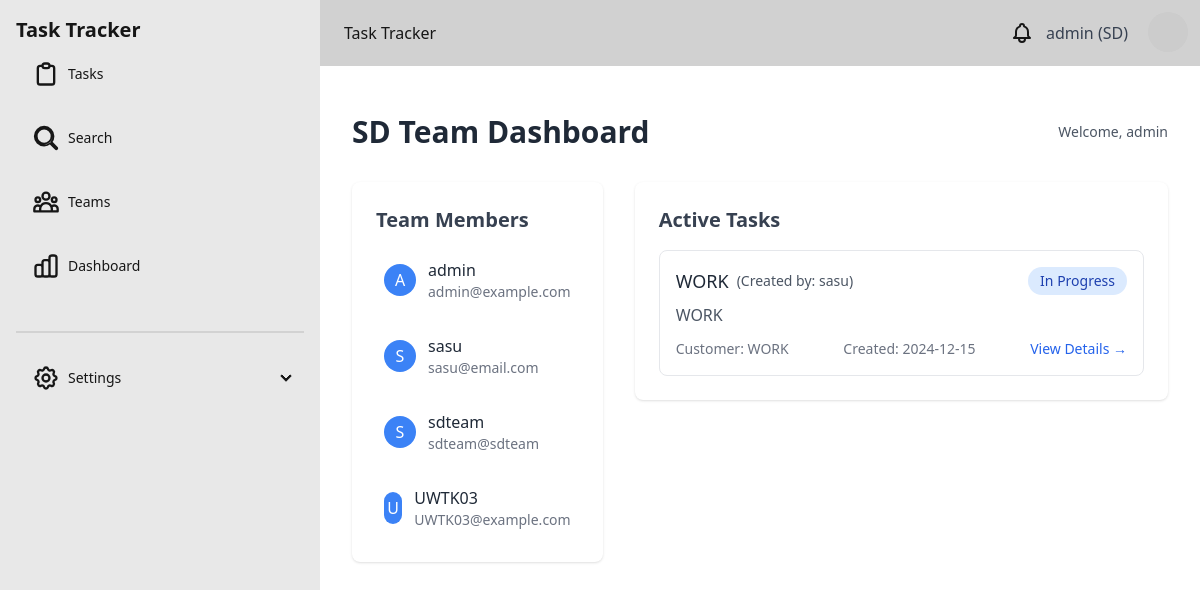
/team (signed in), run on the app's committed database.
### models.py (models this page shows)
class User(db.Model, UserMixin):
    id = db.Column(db.Integer, primary_key=True)
    username = db.Column(db.String(80), unique=True, nullable=False)
    password = db.Column(db.String(200), nullable=False)
    email = db.Column(db.String(120), unique=True, nullable=False)
    team_id = db.Column(db.Integer, db.ForeignKey('team.id'), nullable=False)
    is_admin = db.Column(db.Boolean, default=False)
    created_migrations = db.relationship('Migration', backref='creator', lazy=True,
                                      foreign_keys='Migration.created_by')
    assigned_migrations = db.relationship('Migration', backref='assignee', lazy=True,
                                       foreign_keys='Migration.assigned_to')

class Team(db.Model):
    id = db.Column(db.Integer, primary_key=True)
    name = db.Column(db.String(50), unique=True, nullable=False)  # SD, SA, NS
    users = db.relationship('User', backref='team', lazy=True)

class Migration(db.Model):
    id = db.Column(db.Integer, primary_key=True)
    title = db.Column(db.String(200), nullable=False)
    description = db.Column(db.Text, nullable=False)
    customer_name = db.Column(db.String(100), nullable=False)
    customer_contact = db.Column(db.String(200))
    status = db.Column(db.String(50), nullable=False, default='waiting')  # waiting, acknowledged, in_progress, completed
    created_at = db.Column(db.DateTime, nullable=False, default=datetime.utcnow)
    updated_at = db.Column(db.DateTime, onupdate=datetime.utcnow)
    created_by = db.Column(db.Integer, db.ForeignKey('user.id'), nullable=False)
    assigned_to = db.Column(db.Integer, db.ForeignKey('user.id'))
    acknowledged_at = db.Column(db.DateTime)
    completed_at = db.Column(db.DateTime)
    files = db.relationship('MigrationFile', backref='migration', lazy=True)
    scheduled_date = db.Column(db.DateTime, nullable=True)

### app.py (the view)
@app.route('/team')
@login_required
def team_page():
    if current_user.team.name == 'SA' or current_user.team.name == 'SD':
        team_members = User.query.filter_by(team_id=current_user.team_id).all()
        migrations = Migration.query.filter_by(status='in_progress').all()
        return render_template('task/team.html', team_members=team_members, migrations=migrations,User=User)
    else:
        flash('Access denied. Only SA team members can view this page.', 'error')
        return redirect(url_for('index'))

### app.py (called while the page is built)
@login_manager.user_loader
def load_user(user_id):
    return User.query.get(int(user_id))

### templates/task/team.html (shortened to what this page needs)
{% extends "base.html" %}
{% block content %}
<div class="container mx-auto px-4 py-8">
    <div class="flex justify-between items-center mb-8">
        <h1 class="text-3xl font-bold text-gray-800">
            {% if current_user.team.name == 'SA' %}
                SA Team Dashboard
            {% else %}
                SD Team Dashboard
            {% endif %}
        </h1>
        <div class="text-sm text-gray-600">
            Welcome, {{ current_user.username }}
        </div>
    </div>
    <div class="grid grid-cols-1 lg:grid-cols-3 gap-8">
        <div class="lg:col-span-1">
            <div class="bg-white rounded-lg shadow p-6">
                <h2 class="text-xl font-semibold mb-4 text-gray-700">Team Members</h2>
                <div class="space-y-4">
                    {% for member in team_members %}
                    {% if member.team_id == current_user.team_id %}
                    <div class="flex items-center space-x-3 p-2 hover:bg-gray-50 rounded">
                        <div class="w-8 h-8 bg-blue-500 rounded-full flex items-center justify-center">
                            <span class="text-white font-medium">{{ member.username[0].upper() }}</span>
                        </div>
                        <div>
                            <p class="font-medium text-gray-800">{{ member.username }}</p>
                            <p class="text-sm text-gray-500">{{ member.email }}</p>
                        </div>
                    </div>
                    {% endif %}
                    {% endfor %}
                </div>
            </div>
        </div>
        <div class="lg:col-span-2">
            <div class="bg-white rounded-lg shadow">
                <div class="p-6">
                    <h2 class="text-xl font-semibold mb-4 text-gray-700">Active Tasks</h2>
                    {% if migrations %}
                    <div class="space-y-4">
                        {% for migration in migrations %}
                        {% if migration.status not in ['rollback', 'completed'] %}
                            {% if (current_user.team.name == 'SA' ) or
                                  (current_user.team.name == 'SD' ) %}
                            <div class="border rounded-lg p-4 hover:shadow-md transition-shadow">
                                <div class="flex justify-between items-start mb-2">
                                    <div class="flex items-center space-x-2">
                                        <h3 class="text-lg font-medium text-gray-800">{{ migration.title }}</h3>
                                        {% if current_user.team.name == 'SD' %}
                                            <span class="text-sm text-gray-600">
                                                (Created by: {{ migration.creator.username }})
                                            </span>
                                        {% endif %}
                                    </div>
                                    <span class="px-3 py-1 rounded-full text-sm
                                        {% if migration.status == 'waiting' %}
                                            bg-yellow-100 text-yellow-800
                                        {% elif migration.status == 'in_progress' %}
                                            bg-blue-100 text-blue-800
                                        {% elif migration.status == 'acknowledged' %}
                                            bg-green-100 text-green-800
                                        {% endif %}">
                                        {{ migration.status.replace('_', ' ').title() }}
                                    </span>
                                </div>
                                <p class="text-gray-600 mb-3">{{ migration.description }}</p>
                                <div class="flex justify-between items-center text-sm text-gray-500">
                                    <div>
                                        Customer: {{ migration.customer_name }}
                                    </div>
                                    <div>
                                        Created: {{ migration.created_at.strftime('%Y-%m-%d') }}
                                    </div>
                                    <a href="{{ url_for('view_migration', id=migration.id) }}"
                                       class="text-blue-600 hover:text-blue-800">
                                        View Details →
                                    </a>
                                </div>
                            </div>
                            {% endif %}
                        {% endif %}
                        {% endfor %}
                    </div>
                    {% else %}
                    <div class="text-center py-8 text-gray-500">
                        <p>No active tasks at the moment.</p>
                    </div>
                    {% endif %}
                </div>
            </div>
        </div>
    </div>
</div>
{% endblock %}

### templates/base.html (shortened to what this page needs)
<!DOCTYPE html  >
<html lang="en">
<head>
    <link rel="stylesheet" href="{{ url_for('static', filename='css/output.css') }}">
</head>
<body>
<div class="drawer lg:drawer-open">
    <div class="drawer-content flex flex-col">
      <div class="w-full navbar bg-base-300">
        <div class="flex-1 px-2 mx-2">Task Tracker</div>
        <div class="flex-none">
<div class="flex-none">
  <div class="dropdown dropdown-end">
      <button class="btn btn-ghost btn-circle" onclick="toggleNotifications()">
          <div class="indicator">
          </div>
      </button>
  </div>
</div>
          <div class="flex items-center">
            <span class="text-gray-700 mr-4">{{ current_user.username }} ({{ current_user.team.name }})</span>
          </div>
          <div class="dropdown dropdown-end">
            <label tabindex="0" class="btn btn-ghost btn-circle avatar">
              <div class="w-10 rounded-full">
                <img src="https://ui-avatars.com/api/?name=User" />
              </div>
            </label>
          </div>
        </div>
      </div>
      <div class="p-4">
        {% block content %}
        {% endblock %}
      </div>
    </div>
    <div class="drawer-side">
      <ul class="menu p-4 w-80 h-full bg-base-200 text-base-content">
        <li class="mb-2 font-semibold text-xl">Task Tracker</li>
        <li class="mb-[20px]">
          <a href="{{ url_for('index') }}" class="{% if request.endpoint == 'index' %}active{% endif %}">
            <svg xmlns="http://www.w3.org/2000/svg" class="h-7 w-7" fill="none" viewBox="0 0 24 24" stroke="currentColor">
              <path stroke-linecap="round" stroke-linejoin="round" stroke-width="2" d="M9 5H7a2 2 0 00-2 2v12a2 2 0 002 2h10a2 2 0 002-2V7a2 2 0 00-2-2h-2M9 5a2 2 0 002 2h2a2 2 0 002-2M9 5a2 2 0 012-2h2a2 2 0 012 2" />
            </svg>
            Tasks
          </a>
        </li>
        <li class="mb-[20px]">
          <a href="{{ url_for('search') }}" class="{% if request.endpoint == 'search' %}active{% endif %}">
            Search
          </a>
        </li>
        <li class="mb-[20px]">
          <a href="{{ url_for('team_page') }}" class="{% if request.endpoint == 'teams' %}active{% endif %}">
            Teams
          </a>
        </li>
        <li class="mb-[20px]">
            <a href="{{ url_for('dashboard') }}" class="{% if request.endpoint == 'dashboard' %}active{% endif %}">
                Dashboard
            </a>
        </li>
        <div class="divider"></div>
        {% if current_user.is_admin %}
        <li class="mb-[20px]">
            <details>
              <summary class="{% if request.endpoint == 'create_user' %}active{% endif %}">
                Settings
              </summary>
            </details>
          </li>
        {% endif %}
      </ul>
    </div>
  </div>
</body>
</html>

### data on the page
User: username "admin", username "A", email "admin@example.com"
Team: team.name "SD"
User: username "S", username "sasu", email "sasu@email.com"
User: username "S", username "sdteam", email "sdteam@sdteam"
User: username "U", username "UWTK03", email "UWTK03@example.com"
Migration: title "WORK", creator.username "sasu", status.replace "In Progress", description "WORK", customer_name "WORK", created_at "2024-12-15"
